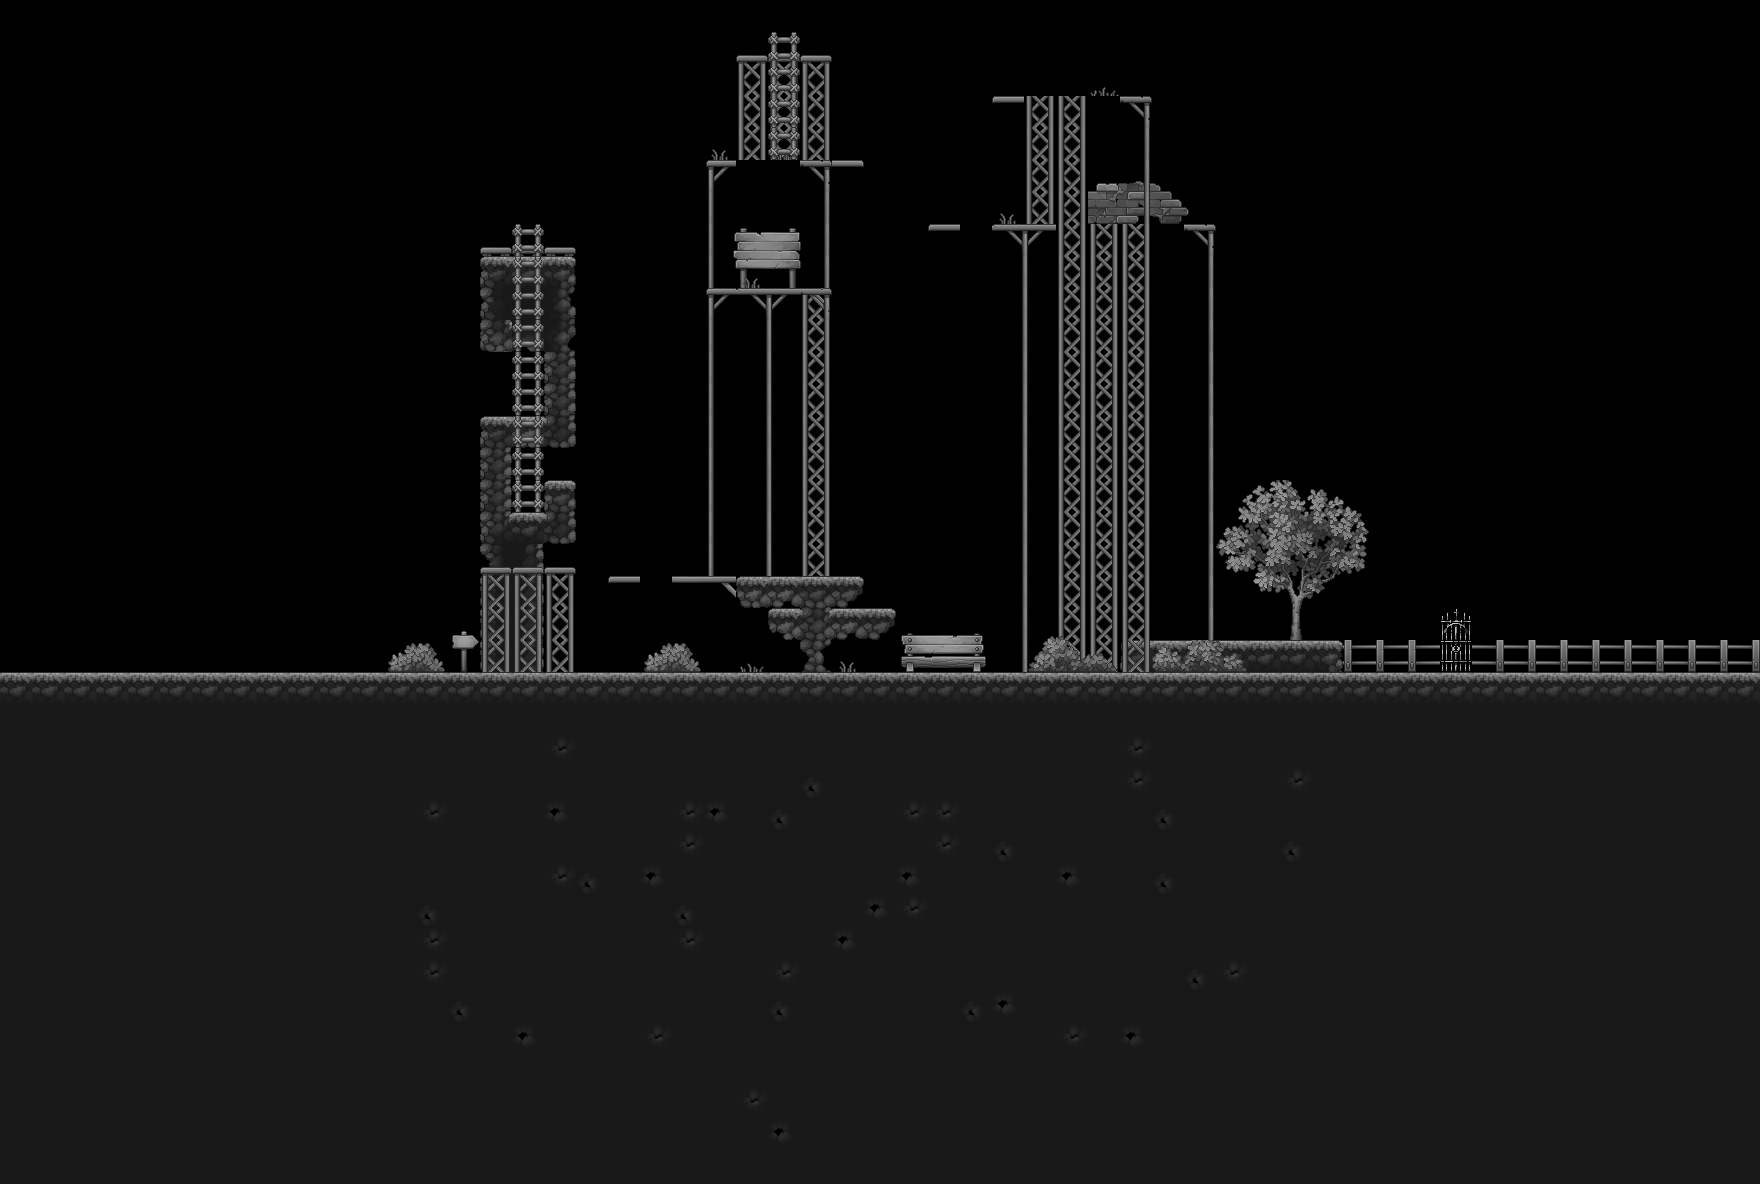

Tiled map render using the project's own tile images. Description and the map definition, with tile-layer contents summarised, below:
An orthogonal 55x37 tile map with 32x32 px tiles, 6 tile layers (Safe_Zone, Terreno, BG_0, BG_1, ...), 4 tilesets and 25 objects (9x Plat, 8x Point, player_spawn, key_spawn, gravedigger_spawn, ...).

<map version="1.10" tiledversion="1.11.2" orientation="orthogonal" renderorder="right-down" width="55" height="37" tilewidth="32" tileheight="32" infinite="0" nextlayerid="21" nextobjectid="41">
 <tileset firstgid="1" source="../assets/TX Tileset Ground.tsx" />
 <tileset firstgid="257" source="../assets/TX Village Props.tsx" />
 <tileset firstgid="1281" source="../assets/tiles.tsx" />
 <tileset firstgid="1537" source="../assets/Props_changed.tsx" />
 <layer id="17" name="Safe_Zone" width="55" height="37">
  <properties>
   <property name="safe_zone" value="True" />
  </properties>
  <data>[2035 cells, 87 non-empty, 2 distinct tile ids]</data>
 </layer>
 <layer id="1" name="Terreno" width="55" height="37">
  <data>[2035 cells, 934 non-empty, 20 distinct tile ids]</data>
 </layer>
 <layer id="3" name="BG_0" width="55" height="37">
  <properties>
   <property name="render_as_image" value="True" />
  </properties>
  <data>[2035 cells, 128 non-empty, 52 distinct tile ids]</data>
 </layer>
 <layer id="4" name="BG_1" width="55" height="37" tintcolor="#ffffff">
  <properties>
   <property name="render_as_image" value="True" />
  </properties>
  <data>[2035 cells, 161 non-empty, 43 distinct tile ids]</data>
 </layer>
 <layer id="6" name="Escaleras" width="55" height="37">
  <properties>
   <property name="stairs_layer" value="True" />
  </properties>
  <data>[2035 cells, 14 non-empty, 4 distinct tile ids]</data>
 </layer>
 <layer id="8" name="FG" width="55" height="37">
  <properties>
   <property name="render_as_image" value="True" />
  </properties>
  <data>[2035 cells, 68 non-empty, 23 distinct tile ids]</data>
 </layer>
 <objectgroup id="11" name="Plataformas" tintcolor="#005500">
  <properties>
   <property name="platform_layer" value="True" />
  </properties>
  <object id="8" name="Plat" x="608.091" y="576.455" width="128.909" height="6.21212" />
  <object id="9" name="Plat" x="901.75" y="636.75" width="79.75" height="8.75" />
  <object id="11" name="Plat" x="479.75" y="567.25" width="96" height="7" />
  <object id="12" name="Plat" x="480.5" y="247.75" width="94.5" height="6.5" />
  <object id="13" name="Plat" x="706" y="288.667" width="125.667" height="6.66667" />
  <object id="15" name="Plat" x="706.375" y="160.125" width="157.75" height="6.625" />
  <object id="16" name="Plat" x="927.818" y="224.545" width="288.455" height="6.18182" />
  <object id="17" name="Plat" x="992.333" y="96.3333" width="160" height="6.66667" />
  <object id="18" name="Plat" x="736" y="55.25" width="95.5" height="7" />
 </objectgroup>
 <objectgroup id="9" name="Spawns">
  <object id="1" name="player_spawn" x="382" y="631.25">
   <point />
  </object>
  <object id="31" name="key_spawn" x="1073.35" y="70.3182">
   <point />
  </object>
  <object id="35" name="gravedigger_spawn" x="703" y="631">
   <point />
  </object>
 </objectgroup>
 <objectgroup id="19" name="checkpoints">
  <object id="37" name="c1" x="315.479" y="529.991" width="124.654" height="148.027" />
  <object id="39" name="c2" x="1056" y="-37" width="94" height="133" />
 </objectgroup>
 <objectgroup id="18" name="Triggers">
  <object id="32" name="tutorial_trigger" x="446.5" y="641" width="37" height="30.5" />
  <object id="38" name="end_of_phase" x="1353.84" y="487.67" width="219.686" height="181.139" />
  <object id="40" name="key_trigger" x="1057" y="-27" width="31" height="119" />
 </objectgroup>
 <objectgroup id="16" name="Path">
  <object id="24" name="1" type="Point" x="138.121" y="775.82">
   <point />
  </object>
  <object id="25" name="2" type="Point" x="1489.36" y="480.364">
   <point />
  </object>
  <object id="26" name="3" type="Point" x="453.46" y="-132.97">
   <point />
  </object>
  <object id="27" name="4" type="Point" x="126.61" y="297.94">
   <point />
  </object>
  <object id="28" name="0" type="Point" x="1522.36" y="850.182">
   <point />
  </object>
  <object id="29" name="6" type="Point" x="1065.27" y="-47.879">
   <point />
  </object>
  <object id="30" name="5" type="Point" x="1485.82" y="160.909">
   <point />
  </object>
  <object id="36" name="7" type="Point" x="768" y="478">
   <point />
  </object>
 </objectgroup>
</map>